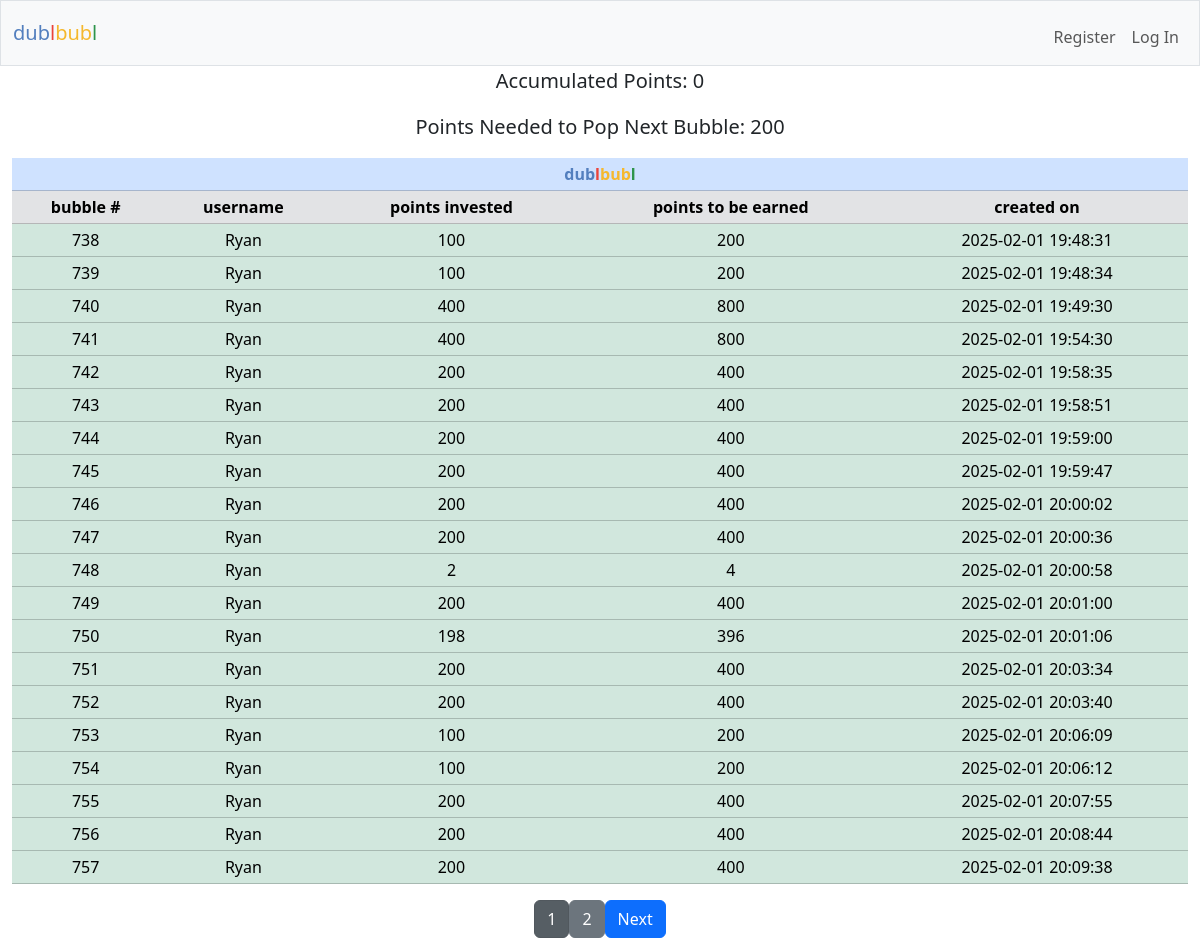
The page / on the database its author committed.
### tables this page shows
CREATE TABLE points_tracker (
            tracker_id INTEGER PRIMARY KEY AUTOINCREMENT NOT NULL,
            current_points_in INTEGER NOT NULL,
            date_created TEXT NOT NULL        
        );

CREATE TABLE dublbubl (
    row_id INTEGER PRIMARY KEY AUTOINCREMENT NOT NULL,
    user_id INTEGER NOT NULL,
    username TEXT NOT NULL,
    points_in INTEGER NOT NULL,
    points_out INTEGER NOT NULL,
    date_created TEXT NOT NULL,        
    FOREIGN KEY (user_id) REFERENCES users(id)
    FOREIGN KEY (username) REFERENCES users(username)
);

### app.py (the view)
@app.route("/", methods=["GET", "POST"])
def index():
    try:
        dublbubl = cur.execute("SELECT * FROM dublbubl").fetchall()
        rows_per_page = 20
        page = request.args.get("page", 1, type=int)
        offset = (page - 1) * rows_per_page
        dublbubl = cur.execute("""
            SELECT * FROM dublbubl
            ORDER BY row_id ASC
            LIMIT ? OFFSET ?
        """, (rows_per_page, offset)).fetchall()
        total_rows = cur.execute("SELECT COUNT(*) FROM dublbubl").fetchone()[0]
        total_pages = (total_rows + rows_per_page - 1) // rows_per_page
        current_points_in = cur.execute("SELECT current_points_in FROM points_tracker").fetchone()
        oldest_row_points_out = cur.execute("SELECT points_out FROM dublbubl ORDER BY row_id ASC LIMIT 1").fetchone()
        user_id = session.get("user_id")
        if user_id:
            user = cur.execute("SELECT * FROM users WHERE id = ?", (user_id,)).fetchall()
            user_history = cur.execute("SELECT * FROM dublbubl_history WHERE creator_id = ? ORDER BY row_id DESC LIMIT 5", (user_id,)).fetchall()
        else:
            user = None
            user_history = None
    except sqlite3.OperationalError as e:
        print("Error: dublbubl_history table does not exist, creating it.")
        init_db()
    if current_points_in is None or oldest_row_points_out is None:
        print("Error: current_points_in or oldest_row_points_out is None.")
        points_in_required = 0  # Default value
    else:
        points_in_required = oldest_row_points_out[0] - current_points_in[0]
    socketio.emit("update_points_info", {
        "current_points_in": current_points_in[0],  # Emitting the actual points_in value
        "points_in_required": points_in_required  # Emitting the calculated points_in_required
    })  # Broadcasts to all connected clients
    points = request.form.get("points")
    current_date = datetime.datetime.now().strftime("%Y-%m-%d %H:%M:%S")
    if request.method == "POST":
        if user_id is None:
            return "You must be logged in to submit points."
        if not points:
            return "No points entered"
        try:
            points = int(points)
        except ValueError:
            return "Invalid Input"
        if points is None:
            return "Invalid Input"
        elif points <= 0 or points > 10000:
            return "Points must be between 1 and 10000"
        user_id = session["user_id"]
        user = cur.execute("SELECT * FROM users WHERE id = ?", (user_id,)).fetchone()
        current_points = cur.execute("SELECT points FROM users WHERE id = ?", (user[0],)).fetchone()
        current_points = current_points[0] if current_points else 0  # Default to 0 if no value exists
        if current_points < points:
            return "not enough points"
        try:
            cur.execute("""
            INSERT INTO dublbubl (row_id, user_id, username, points_in, points_out, date_created)
            VALUES (?, ?, ?, ?, ?, ?)
            """, (None, user[0], user[1], points, (points * 2), current_date))
            con.commit()
            updated_rows = cur.execute("""
                SELECT * FROM dublbubl
                ORDER BY row_id ASC
                LIMIT ? OFFSET ?
            """, (rows_per_page, offset)).fetchall()
            socketio.emit("update_table", {"rows": updated_rows, "page": page})
            total_points = current_points - points
            if total_points < 0:
                return "Error: Insufficient points balance."
            cur.execute("UPDATE users SET points = ? WHERE id = ?", (total_points, user[0]))
            con.commit()
            socketio.emit("update_point_balance", {
                "point_balance": total_points  # Emitting only the total points balance
            }, room=user[0])  # Emits only to the specific user
            print(f"Emitting update to room: {user[0]} with new balance: {total_points}")
        except Exception as e:
            print(f"Error inserting row into dublbubl: {e}")
            con.rollback()
        row_count = cur.execute("SELECT COUNT(*) FROM dublbubl").fetchone()[0]
        print(f"Number of rows in dublbubl: {row_count}")
        if row_count > 1:
            if current_points_in:
                new_points_in = current_points_in[0] + points
                cur.execute("UPDATE points_tracker SET current_points_in = ?, date_created = ?", (new_points_in, current_date))
            else:
                cur.execute("INSERT INTO points_tracker (current_points_in, date_created) VALUES (?, ?)", (points, current_date))
            con.commit()
        else:
            new_points_in = current_points_in[0] if current_points_in else 0
        oldest_row_points_out = cur.execute("SELECT points_out FROM dublbubl ORDER BY row_id ASC LIMIT 1").fetchone()
        while new_points_in >= oldest_row_points_out[0]:
            oldest_row_id = cur.execute("SELECT row_id FROM dublbubl ORDER BY row_id ASC LIMIT 1").fetchone()
            oldest_row = cur.execute("SELECT * FROM dublbubl ORDER BY row_id ASC LIMIT 1").fetchone()
            if oldest_row is not None:
                    current_total_points = cur.execute("SELECT total_points_earned FROM users WHERE id = ?", (oldest_row[1],)).fetchone()
                    if current_total_points is None:
                        print("No points found for this user.")
                        current_total_points = 0  # Default to 0 if no value exists
                    else:
                        current_total_points = current_total_points[0]  # Extract the value from the tuple
                    print(f"Current total points: {current_total_points}")
                    points = cur.execute("SELECT points FROM users WHERE id = ?", (oldest_row[1],)).fetchone()
                    if points is None:
                        print("No points balance found for this user.")
                        points = 0  # Default to 0 if no value exists
                    else:
                        points = points[0]  # Extract the value from the tuple
                    print(f"User's point balance: {points}")
            else:
                print("Oldest row is None, skipping points check.")
            if oldest_row:
                cur.execute("""
                INSERT INTO dublbubl_history (user_id, username, row_id, creator_id, creator_username, points_in, points_out, date_created, date_archived)
                VALUES (?, ? ,?, ?, ? ,?, ?, ?, ?)
                """, (user[0], user[1], oldest_row[0], oldest_row[1], oldest_row[2], oldest_row[3], oldest_row[4], oldest_row[5], current_date))
                con.commit()
                updated_user_history = cur.execute("""
                    SELECT * FROM dublbubl_history
                    WHERE creator_id = ?
                    ORDER BY row_id DESC
                    LIMIT 5
                """, (user[0],)).fetchall()
                print(f"Checking user[0]: {user[0]}")
                print(f"Fetching history for creator_id: {user[0]}")
                print("Fetched history:", updated_user_history)
                socketio.emit("update_user_history", {
                    "history": [
                        {
                            "bubble_number": row[3],
                            "points_invested": row[6],
                            "points_earned": row[7],
                            "created_on": row[8],
                            "archived_on": row[9]
                        } for row in updated_user_history
                    ]
                }, room=user[0])  # Emits only to the specific user
                print(f"Emitting update to room: {user[0]} with updated user history: {oldest_row[4]}")
                total_points_earned = current_total_points + oldest_row[4]
                cur.execute("UPDATE users SET total_points_earned = ? WHERE id = ?", (total_points_earned, oldest_row[1]))
                con.commit()
                total_points = points + oldest_row[4]
                cur.execute("UPDATE users SET points = ? WHERE id = ?", (total_points, oldest_row[1]))
                con.commit()
                current_total_points = total_points_earned
                updated_total_points = cur.execute("SELECT points FROM users WHERE id = ?",(user_id,)).fetchone()
                updated_total_points = updated_total_points[0] if updated_total_points else 0
                socketio.emit("update_point_balance", {
                    "point_balance": updated_total_points  # Only emitting the total points balance
                }, room=user_id)  # Emits only to the specific user
                print(f"Emitting update to room: {user_id} with new balance: {updated_total_points}")
            cur.execute("DELETE FROM dublbubl WHERE row_id = ?", (oldest_row_id[0],))
            con.commit()
            remaining_points_in = new_points_in - oldest_row_points_out[0]
            cur.execute("UPDATE points_tracker SET current_points_in = ?, date_created = ?", (remaining_points_in, current_date))
            con.commit()
            updated_rows = cur.execute("""
                SELECT * FROM dublbubl
                ORDER BY row_id ASC
                LIMIT ? OFFSET ?
            """, (rows_per_page, offset)).fetchall()
            socketio.emit("update_table", {"rows": updated_rows, "page": page})
            print(f"Emitting updated rows to room: {user[0]}")
            new_points_in = remaining_points_in
            if row_count == 0 or new_points_in <= 0:
                break
        return redirect("/")
    else:
        return render_template('index.html', dublbubl=dublbubl, user=user, current_points_in=current_points_in, points_in_required=points_in_required, user_history=user_history, page=page, total_pages=total_pages)

### app.py (called while the page is built)
@app.after_request
def after_request(response):
    response.headers["Cache-Control"] = "no-cache, no-store, must-revalidate"
    response.headers["Expires"] = 0
    response.headers["Pragma"] = "no-cache"
    return response

### templates/index.html (shortened to what this page needs)
{% extends "layout.html" %}
{% block main %}
<figure class="text-center">
  <blockquote class="blockquote">
    <p id="current_points_in">Accumulated Points: {{ current_points_in[0] }}</p>
    <p id="points_in_required">Points Needed to Pop Next Bubble: {{ points_in_required }}</p>
  </blockquote>
</figure>
<table class="table table-success table-sm text-center">
  <thead class="table-primary">
    <tr class="table-primary">
      <th class="table-primary" colspan="5"><span class="blue">dub</span><span class="red">l</span><span class="yellow">bub</span><span class="green">l</span></th>
    </tr>
  </thead>
  <thead>
    <tr class="table-secondary">
      <th>bubble #</th>
      <th>username</th>
      <th>points invested</th>
      <th>points to be earned</th>
      <th>created on</th>
    </tr>
  </thead>
  <tbody id="dublbubl">
    {% for row in dublbubl %}
    <tr class="
    {% if row[3] == 10000 %}
      table-dark
    {% elif row[3] > 5000 %}
      table-danger
    {% elif row[3] > 1000 %}
      table-warning
    {% else %}
      table-success
    {% endif %}
    ">
      <td>{{ row[0] }}</td>
      <td>{{ row[2] }}</td>
      <td>{{ row[3] }}</td>
      <td>{{ row[4] }}</td>
      <td>{{ row[5] }}</td>
    </tr>
    {% endfor %}
  </tbody>
</table>
<div class="pagination d-flex justify-content-center align-items-center">
  {% for p in range(1, total_pages + 1) %}
    <a href="{{ url_for('index', page=p) }}" class="btn btn-secondary {% if p == page %}active{% endif %}">
      {{ p }}
    </a>
  {% endfor %}
  {% if page < total_pages %}
    <a href="{{ url_for('index', page=page+1) }}" class="btn btn-primary">Next</a>
  {% endif %}
</div>
{% endblock %}

### static/style.css (style rules this page uses)
* { margin: 0; padding: 0; box-sizing: border-box; }
html { font-family:Arial, Helvetica, sans-serif; font-size: 1rem; }
body { height: 100vh; }
.blue { color: #537fbe; }
.red { color: #ea433b; }
.yellow { color: #f5b82e; }
.green { color: #2e944b; }

### rows shown on the page
points_tracker: current_points_in "0"
dublbubl: row_id "738", username "Ryan", points_in "100", points_out "200", date_created "2025-02-01 19:48:31"
dublbubl: row_id "739", username "Ryan", points_in "100", points_out "200", date_created "2025-02-01 19:48:34"
dublbubl: row_id "740", username "Ryan", points_in "400", points_out "800", date_created "2025-02-01 19:49:30"
dublbubl: row_id "741", username "Ryan", points_in "400", points_out "800", date_created "2025-02-01 19:54:30"
dublbubl: row_id "742", username "Ryan", points_in "200", points_out "400", date_created "2025-02-01 19:58:35"
dublbubl: row_id "743", username "Ryan", points_in "200", points_out "400", date_created "2025-02-01 19:58:51"
dublbubl: row_id "744", username "Ryan", points_in "200", points_out "400", date_created "2025-02-01 19:59:00"
dublbubl: row_id "745", username "Ryan", points_in "200", points_out "400", date_created "2025-02-01 19:59:47"
dublbubl: row_id "746", username "Ryan", points_in "200", points_out "400", date_created "2025-02-01 20:00:02"
dublbubl: row_id "747", username "Ryan", points_in "200", points_out "400", date_created "2025-02-01 20:00:36"
dublbubl: row_id "748", username "Ryan", points_in "2", points_out "4", date_created "2025-02-01 20:00:58"
dublbubl: row_id "749", username "Ryan", points_in "200", points_out "400", date_created "2025-02-01 20:01:00"
dublbubl: row_id "750", username "Ryan", points_in "198", points_out "396", date_created "2025-02-01 20:01:06"
dublbubl: row_id "751", username "Ryan", points_in "200", points_out "400", date_created "2025-02-01 20:03:34"
dublbubl: row_id "752", username "Ryan", points_in "200", points_out "400", date_created "2025-02-01 20:03:40"
dublbubl: row_id "753", username "Ryan", points_in "100", points_out "200", date_created "2025-02-01 20:06:09"
dublbubl: row_id "754", username "Ryan", points_in "100", points_out "200", date_created "2025-02-01 20:06:12"
dublbubl: row_id "755", username "Ryan", points_in "200", points_out "400", date_created "2025-02-01 20:07:55"
dublbubl: row_id "756", username "Ryan", points_in "200", points_out "400", date_created "2025-02-01 20:08:44"
dublbubl: row_id "757", username "Ryan", points_in "200", points_out "400", date_created "2025-02-01 20:09:38"

### other values the page prints
{{ points_in_required }} "200"
{{ p }} "1" "2"
